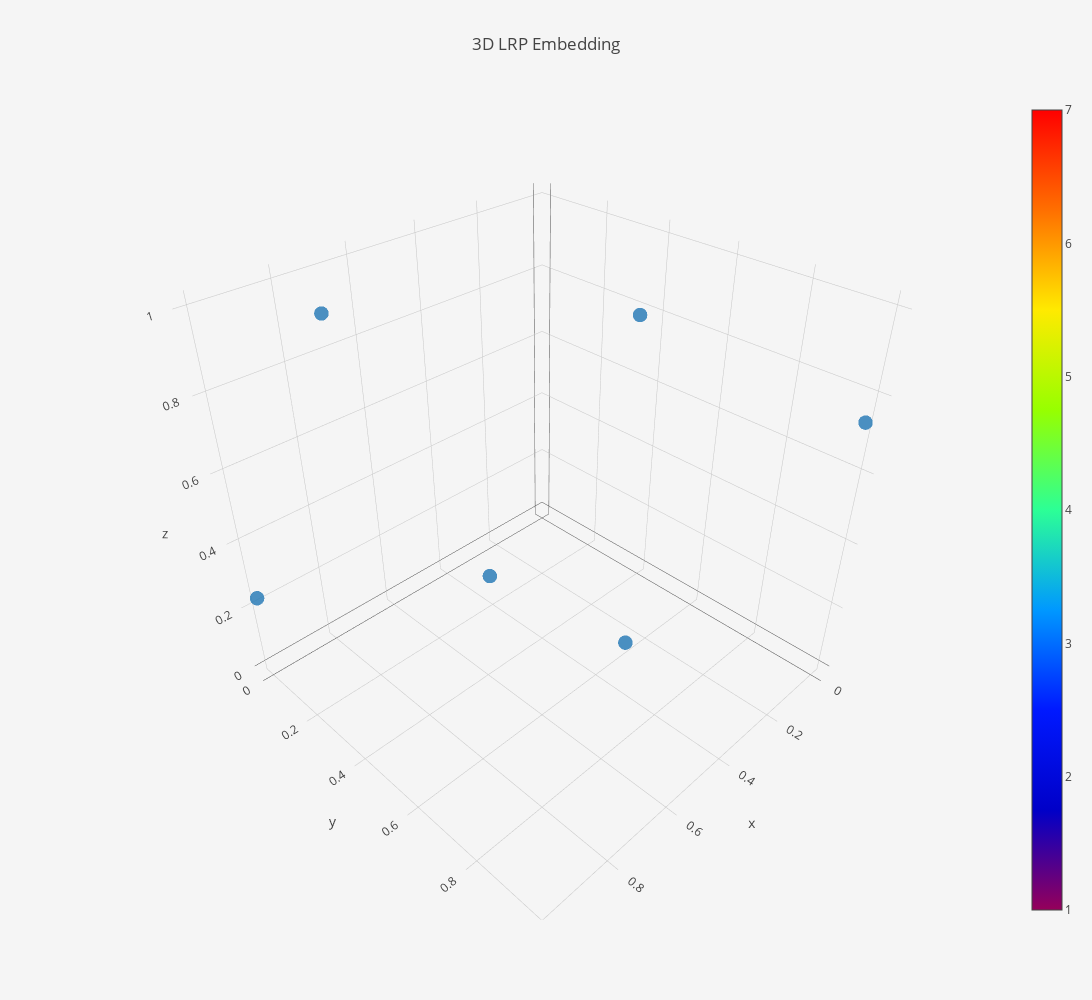

Notebook code for this chart:
### Code cell
from sklearn.preprocessing import MinMaxScaler
reducer = umap.UMAP(random_state=42,
                    n_components = 3,
                    n_neighbors=5,
                    min_dist=0)

reducer_pipeline = Pipeline([
            ("umap", reducer),
            ("scaler",  MinMaxScaler())
])

reducer_pipeline.fit(lrp)
embeddings = reducer_pipeline.transform(lrp)
plot_3d_lrp(lrp)

### Figure 1 — Plotly figure (JSON) as saved in the notebook; plotly's stock layout.template omitted (floating-point values rounded to 4 significant figures)
{"data": [{"marker": {"colorscale": "Rainbow", "opacity": 0.8, "showscale": true, "size": 5}, "mode": "markers", "name": "Training", "type": "scatter3d", "uid": "5d29bcb8-7ad3-4ff2-b91c-8d4525cb7059", "x": [1, 0.8292, 0, 0.09914, 0.3444, 0.5156], "y": [0, 0.1997, 1, 0.4313, 0.1277, 0.7833], "z": [0.2324, 1, 0.7345, 0.8388, 0, 0.2797]}], "layout": {"autosize": false, "height": 1000, "paper_bgcolor": "#F5F5F5", "scene": {"aspectmode": "auto", "aspectratio": {"x": 1, "y": 1, "z": 1}}, "title": {"text": "3D LRP Embedding"}, "width": 1200}}
